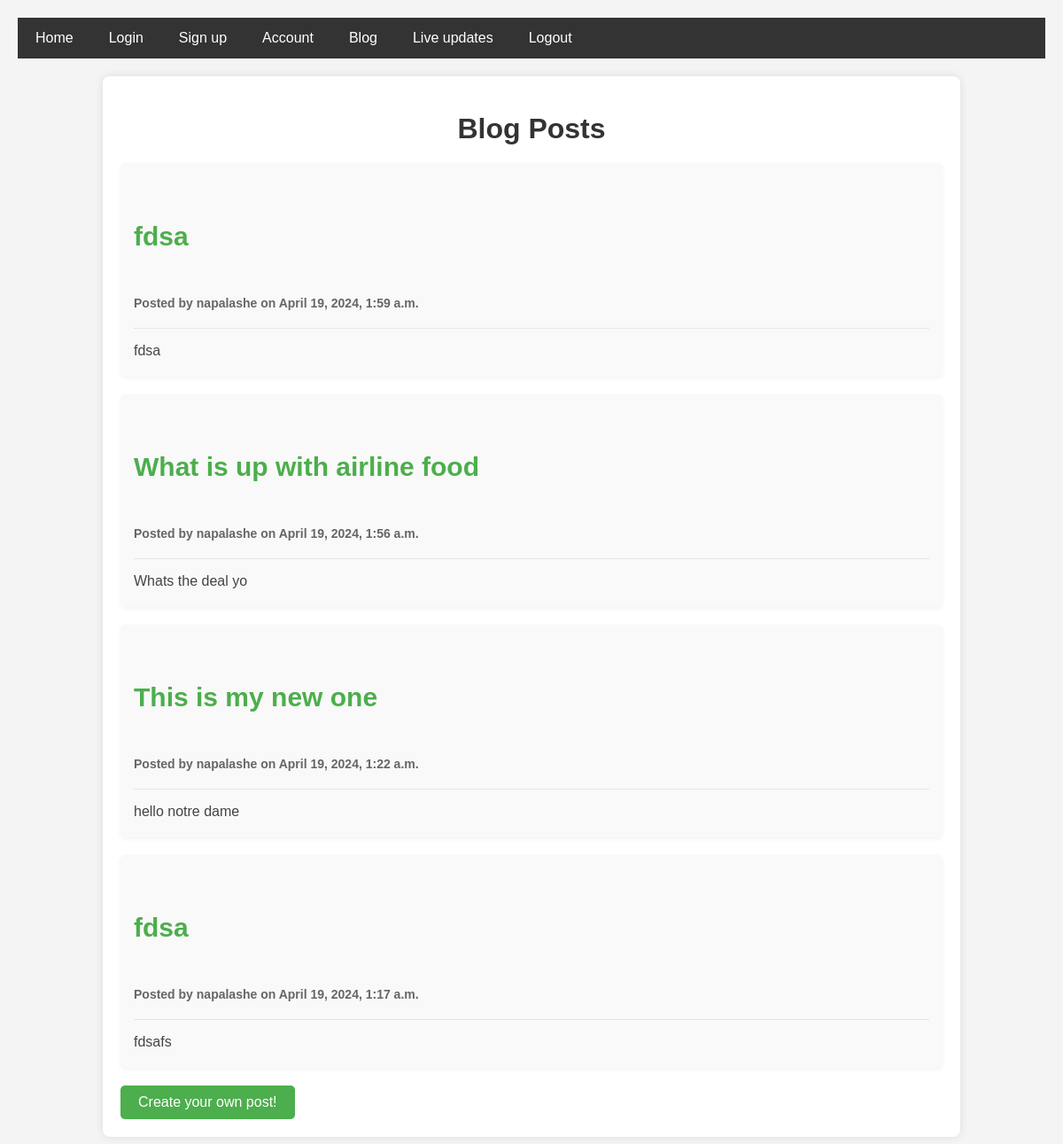
Page /blog/ on the earlier database version.
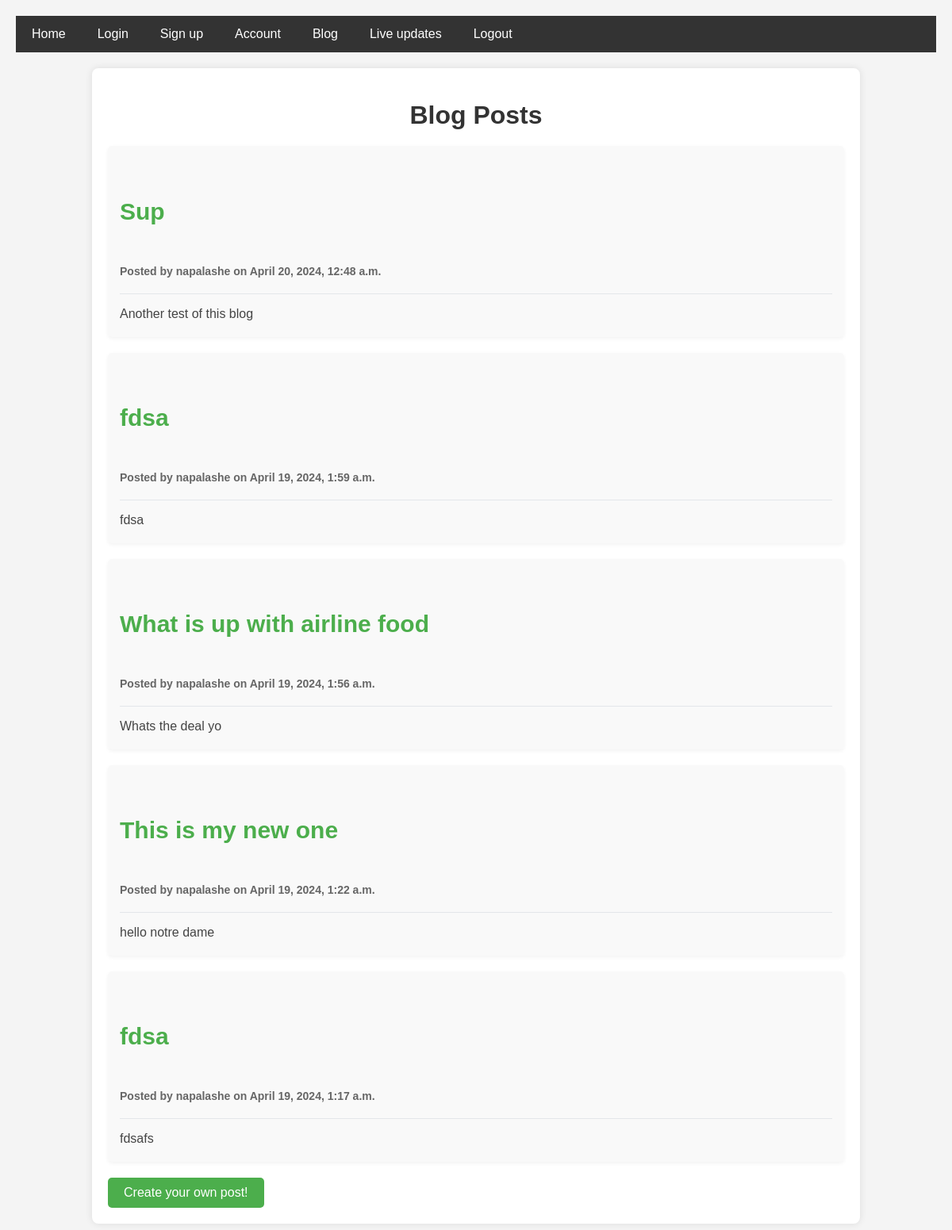
Same page on the later database version.
### blog/models.py (models this page shows, shortened)
class Post(models.Model):
    title = models.CharField(max_length=200)
    author = models.ForeignKey(User, on_delete=models.CASCADE)
    body = models.TextField()
    created_at = models.DateTimeField(default = timezone.now)
    updated_at = models.DateTimeField(default = timezone.now)

### userauths/models.py (models this page shows, shortened)
class User(AbstractUser):
    email = models.EmailField(unique = True)
    username = models.CharField(max_length=100)
    bio = models.CharField(max_length=100)
    USERNAME_FIELD = 'email'
    REQUIRED_FIELDS = ['username']

### blog/views.py (the view, shortened to what this page needs)
# urls.py: path('', views.blog_list, name ='blog-home'),
def blog_list(request):
    posts = Post.objects.all().order_by('-created_at')
    return render(request, 'blog/blog-home.html', {'posts': posts})

### templates/blog/blog-home.html (shortened to what this page needs)
{% extends "partials/base.html" %} {% block content %}
<div class="container">
  <h1>Blog Posts</h1>
  {% for post in posts %}
  <div class="post-card">
    <div class="post-header">
      <h5 class="post-title">{{ post.title }}</h5>
      <h6 class="post-subtitle">
        Posted by {{ post.author.username }} on {{ post.created_at }}
      </h6>
    </div>
    <p class="post-text">{{ post.body }}</p>
  </div>
  {% endfor %}
  <div class="create-post-link">
    <a href="{% url 'blog:create-blog' %}">Create your own post!</a>
  </div>
</div>
{% endblock %}

### templates/partials/base.html (shortened to what this page needs)
<!DOCTYPE html>
<html lang="en">
  <head>
    {% load static %}
    <link rel="stylesheet" href="{% static 'css/styles.css' %}" />
  </head>
  <body>
    <div class="navbar">
      <a href="{% url 'core:index' %}">Home</a>
      <a href="{% url 'userauths:sign-in' %}">Login</a>
      <a href="{% url 'userauths:sign-up' %}">Sign up</a>
      <a href="{% url 'userauths:account' %}">Account</a>
      <a href="{% url 'blog:blog-home' %}">Blog</a>
      <a href="{% url 'core:ticker' %}">Live updates</a>
      <a href="{% url 'userauths:logout' %}">Logout</a>
    </div>
    {% block content %} {% endblock %}
  </body>
</html>

### static/css/styles.css (style rules this page uses)
body { font-family: Arial, sans-serif; margin: 0; padding: 20px; background-color: #f4f4f4; }
.navbar { background-color: #333; overflow: hidden; }
.navbar a { float: left; display: block; color: white; text-align: center; padding: 14px 20px; text-decoration: none; }
.container { width: 100%; max-width: 1280px; margin: 20px auto; padding: 20px; box-shadow: 0 0 10px rgba(0, 0, 0, 0.1); border-radius: 8px; background: white; font-family: Arial, sans-serif; }
h1 { color: #333; text-align: center; margin-bottom: 20px; }
h2, p { margin-bottom: 5px; }

### templates/blog/blog-home.html (style rules this page uses)
.container { width: 80%; margin: 20px auto; background: white; padding: 20px; box-shadow: 0 0 10px rgba(0, 0, 0, 0.1); border-radius: 8px; }
h1 { color: #333; }
.post-card { background-color: #f9f9f9; margin-bottom: 20px; padding: 15px; border-radius: 5px; box-shadow: 0 2px 5px rgba(0, 0, 0, 0.05); }
.post-header { padding-bottom: 10px; margin-bottom: 10px; border-bottom: 1px solid #e3e6ea; }
.post-title { color: #4cae4c; font-size: 30px; }
.post-subtitle { font-size: 14px; color: #666; margin-bottom: 10px; }
.post-text { font-size: 16px; color: #444; }
.create-post-link a { display: inline-block; padding: 10px 20px; background-color: #4cae4c; color: white; border-radius: 5px; text-decoration: none; }

Differences in the rows shown:
added Post: title "Sup", author.username "napalashe", created_at "April 20, 2024, 12:48 a.m.", body "Another test of this blog"
